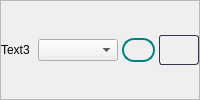
             <widget class="QFrame" name="text3_2">
              <property name="maximumSize">
               <size>
                <width>16777215</width>
                <height>16777215</height>
               </size>
              </property>
              <property name="frameShape">
               <enum>QFrame::StyledPanel</enum>
              </property>
              <property name="frameShadow">
               <enum>QFrame::Raised</enum>
              </property>
              <layout class="QHBoxLayout" name="horizontalLayout_13">
               <property name="spacing">
                <number>4</number>
               </property>
               <property name="leftMargin">
                <number>0</number>
               </property>
               <property name="topMargin">
                <number>0</number>
               </property>
               <property name="rightMargin">
                <number>0</number>
               </property>
               <property name="bottomMargin">
                <number>0</number>
               </property>
               <item>
                <widget class="QLabel" name="text3_1">
                 <property name="minimumSize">
                  <size>
                   <width>0</width>
                   <height>0</height>
                  </size>
                 </property>
                 <property name="maximumSize">
                  <size>
                   <width>70</width>
                   <height>16777215</height>
                  </size>
                 </property>
                 <property name="text">
                  <string>Text3</string>
                 </property>
                </widget>
               </item>
               <item>
                <widget class="QComboBox" name="changeSelectedColor_8">
                 <property name="minimumSize">
                  <size>
                   <width>80</width>
                   <height>0</height>
                  </size>
                 </property>
                 <property name="maximumSize">
                  <size>
                   <width>80</width>
                   <height>16777215</height>
                  </size>
                 </property>
                </widget>
               </item>
               <item>
                <widget class="QLabel" name="selectedColor_8">
                 <property name="minimumSize">
                  <size>
                   <width>0</width>
                   <height>24</height>
                  </size>
                 </property>
                 <property name="maximumSize">
                  <size>
                   <width>50</width>
                   <height>24</height>
                  </size>
                 </property>
                 <property name="styleSheet">
                  <string notr="true">QLabel{
	border: 2px solid teal;
	border-radius: 12px;
}</string>
                 </property>
                 <property name="text">
                  <string/>
                 </property>
                </widget>
               </item>
               <item>
                <widget class="QPushButton" name="colorPicker_8">
                 <property name="minimumSize">
                  <size>
                   <width>40</width>
                   <height>30</height>
                  </size>
                 </property>
                 <property name="maximumSize">
                  <size>
                   <width>40</width>
                   <height>30</height>
                  </size>
                 </property>
                 <property name="cursor">
                  <cursorShape>PointingHandCursor</cursorShape>
                 </property>
                 <property name="styleSheet">
                  <string notr="true">QPushButton { 
	   border: 1px  solid  rgb(49, 54, 72);
	border-radius: 3px;
 background: qlineargradient(x1: 0, y1: 0, x2: 0, y2: 1,
                                stop: 0 #13161f, stop: 0.4 #161924,
                                stop: 0.5 #171c26, stop: 1.0 #1b202c);
}

QPushButton:hover{
	background:rgb(62, 62, 62);
	border-radius: 3px;
}</string>
                 </property>
                 <property name="text">
                  <string/>
                 </property>
                
                </widget>
               </item>
              </layout>
             </widget>
